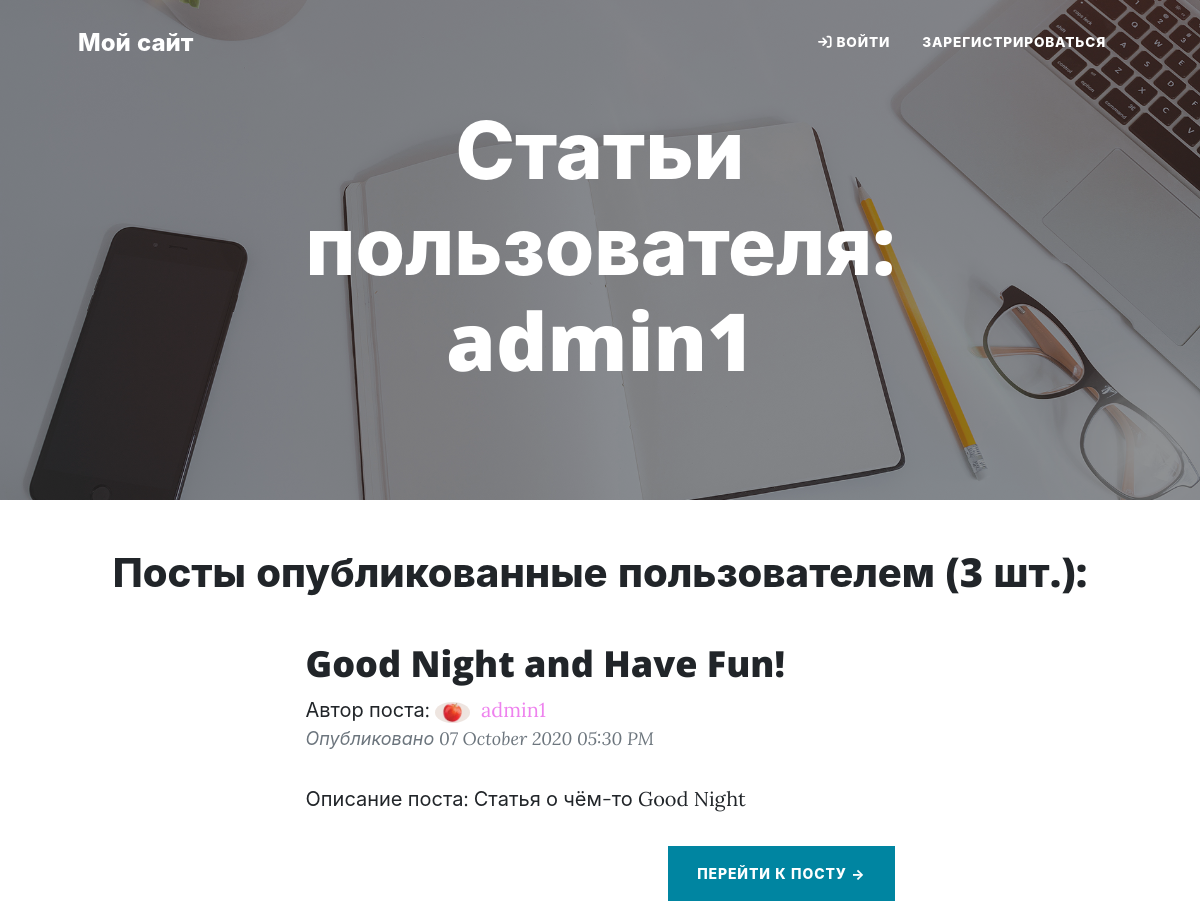
/user/admin1 (upper part), run on an earlier commit of the app's database.
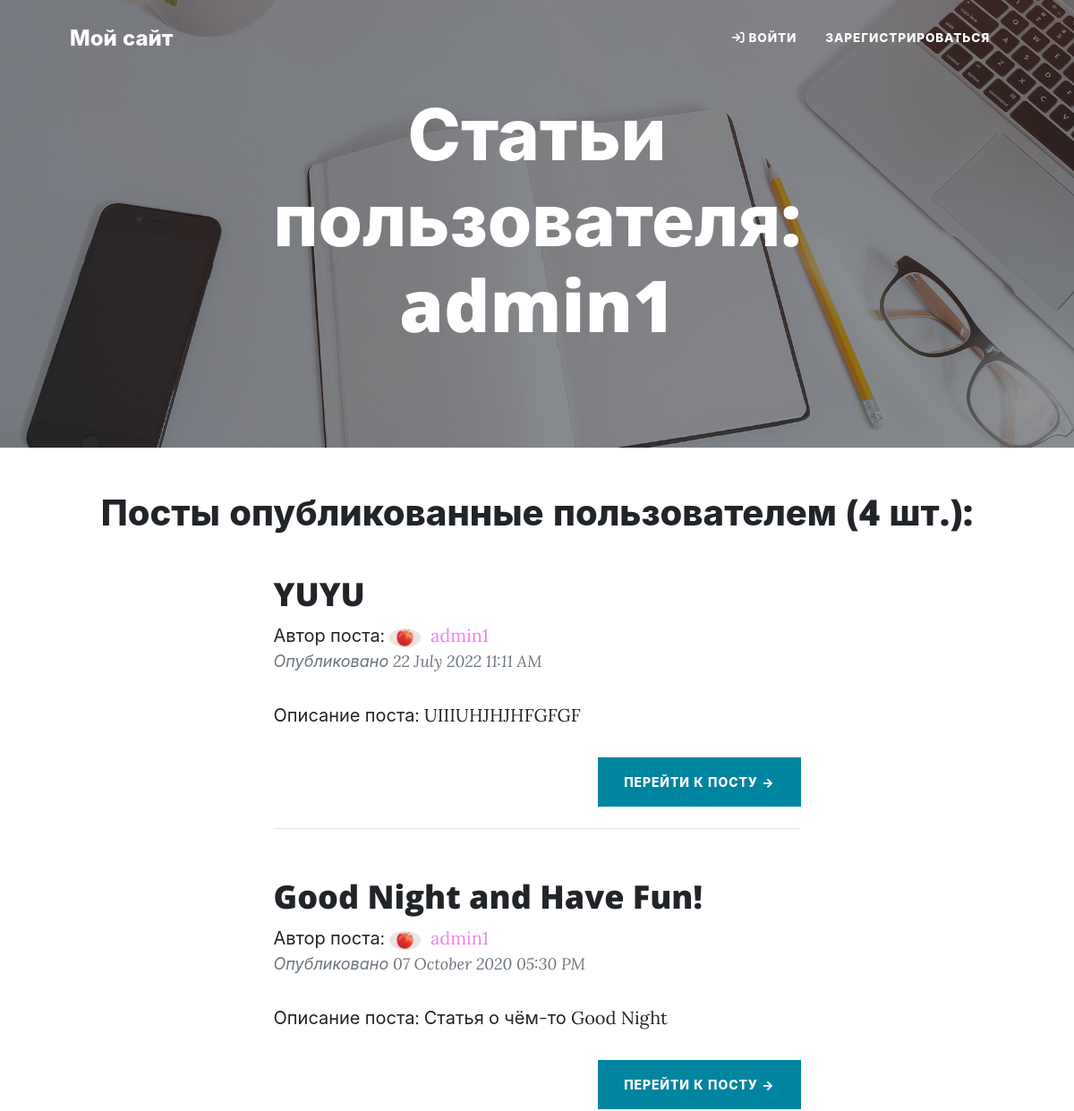
And on a later commit of the database.
### first_flask_project/models.py (models this page shows, shortened)
class Post(db.Model):
    id = db.Column(db.Integer, primary_key=True)
    title = db.Column(db.String(150), nullable=False)
    created = db.Column(db.DateTime, nullable=False, default=datetime.utcnow)
    description = db.Column(db.Text, nullable=False)
    content = db.Column(db.Text, nullable=False)
    comments = db.relationship('Comment', backref='title', lazy='dynamic')
    user_id = db.Column(db.Integer, db.ForeignKey('user.id'), nullable=False)
    image_file = db.Column(db.String(30), nullable=False,
                           default='default.png')

class User(db.Model, UserMixin):
    id = db.Column(db.Integer, primary_key=True)
    username = db.Column(db.String(30), unique=True, nullable=False)
    email = db.Column(db.String(120), unique=True, nullable=False)
    avatar_image = db.Column(db.String(30), nullable=False,
                             default='default.png')
    password = db.Column(db.String(60), nullable=False)
    posts = db.relationship('Post', backref='author', lazy=True)

### first_flask_project/users/routes.py (the view)
@users.route("/user/<string:username>")
def user_posts(username):
    page = request.args.get('page', 1, type=int)
    user = User.query.filter_by(username=username).first_or_404()
    posts = Post.query.filter_by(author=user).order_by(Post.created.desc())\
        .paginate(page=page, per_page=5)
    return render_template('user_posts.html', posts=posts, user=user)

### first_flask_project/templates/user_posts.html (shortened to what this page needs)
{% extends "index.html" %}
{% block header %}
    {% include 'includes/header_allposts_user.html' %}
{% endblock header %}
{% block content %}
    {% include 'includes/allposts_user.html' %}
{% endblock content %}

### first_flask_project/templates/includes/allposts_user.html (shortened to what this page needs)
<h1 class="mb-3" style="text-align: center;">
    Посты опубликованные пользователем ({{ posts.total }} шт.):
</h1>
{% for post in posts.items %}
    <div class="container px-4 px-lg-5">
        <div class="row gx-4 gx-lg-5 justify-content-center">
            <div class="col-md-10 col-lg-8 col-xl-7">
                <div class="post-preview">
                    <a href="{{ url_for('posts.post', post_id=post.id) }}">
                        <h2 class="post-title">
                            {{ post.title }}
                        </h2>
                    </a>
                    <div class="media">
                        <div class="media-body">
                            Автор поста:
                            <img class="rounded-circle account-img"
                                     src="{{ url_for('static', filename='profile_pics/' + post.author.avatar_image) }}"
                                     style="width: 6%;">
                            <a href="{{ url_for('users.user_posts', username=post.author.username) }}"
                               style="color: violet;">
                                {{ post.author.username }}
                            </a>
                        </div>
                    </div>
                    <p class="post-meta">
                        Опубликовано
                        {{ post.created.strftime('%d %B %Y %I:%M %p') }}
                    </p>
                    <p>Описание поста: {{ post.description }}</p>
                </div>
                <div class="d-flex justify-content-end mb-4">
                    <a class="btn btn-primary text-uppercase"
                       href="{{ url_for('posts.post', post_id=post.id) }}">
                        Перейти к посту →
                    </a>
                </div>
                <hr class="my-4" />
            </div>
        </div>
    </div>
{% endfor %}

What changed in the data, as far as the page shows it:
added Post: title "YUYU", avatar_image (picture), author.username "admin1", created "22 July 2022 11:11 AM", description "UIIIUHJHJHFGFGF"
Also different on the page:
{{ posts.total }}: "3" → "4"
